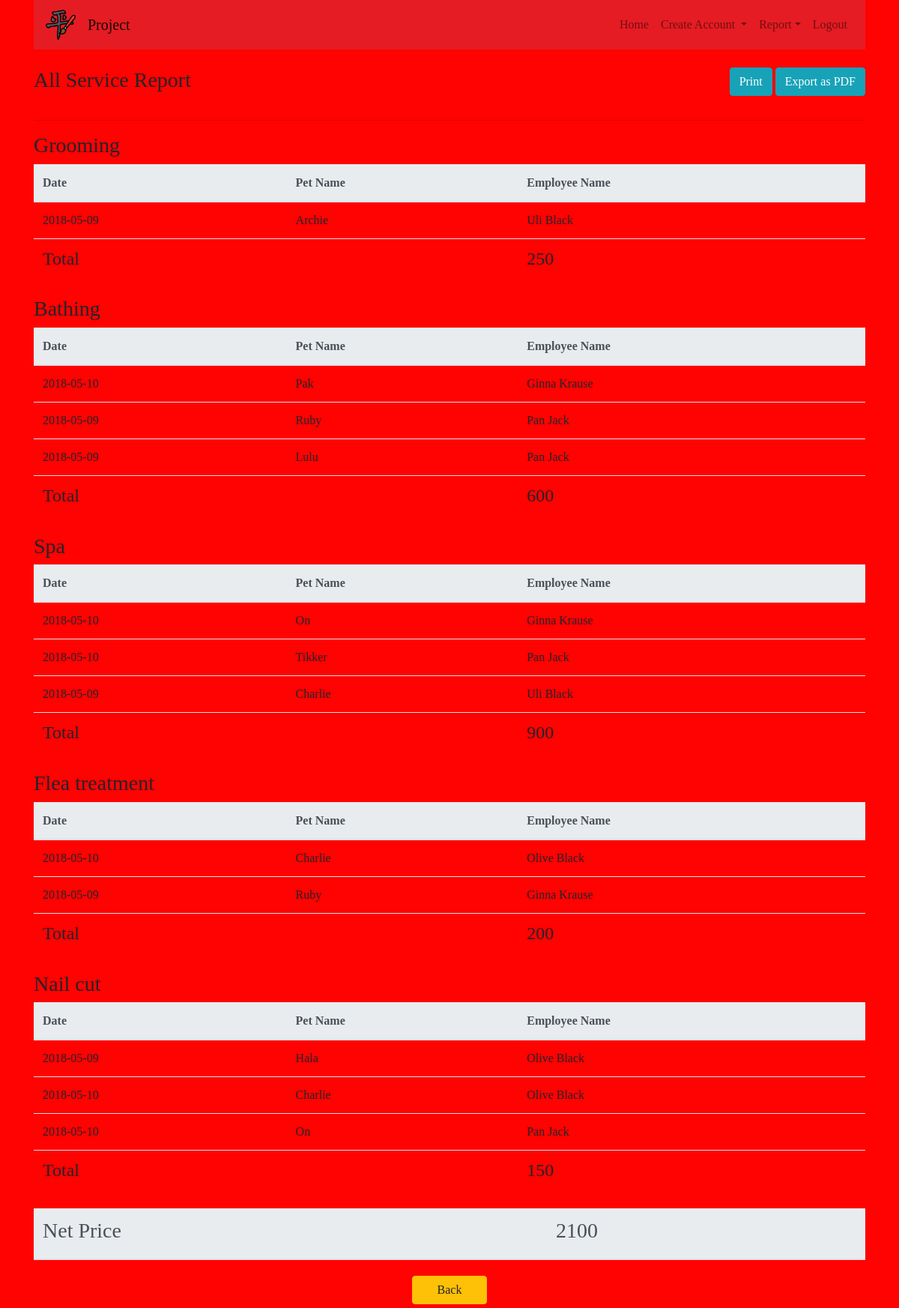
/allServiceReport.php, run on the app's committed database.
### tables this page shows
CREATE TABLE `service_bill` (
  `PetID` int(4) NOT NULL,
  `SerID` int(4) NOT NULL,
  `EmpID` int(4) DEFAULT NULL,
  `SerDate` date NOT NULL,
  `TotalPrice` int(11) NOT NULL,
  `Status` varchar(11) NOT NULL
);

CREATE TABLE `service` (
  `SerID` int(4) NOT NULL,
  `SerName` varchar(50) NOT NULL,
  `Price` int(4) NOT NULL
);

CREATE TABLE `pet` (
  `PetID` int(4) NOT NULL,
  `PetName` varchar(50) NOT NULL,
  `Gender` varchar(50) NOT NULL,
  `Age` int(2) DEFAULT NULL,
  `TypeID` int(4) NOT NULL,
  `CusID` int(4) NOT NULL
);

CREATE TABLE `employee` (
  `EmpID` int(4) NOT NULL,
  `EmpName` varchar(50) NOT NULL,
  `EmpLname` varchar(50) NOT NULL,
  `Gender` varchar(50) NOT NULL,
  `DOB` date NOT NULL,
  `SSN` int(13) NOT NULL,
  `Address` varchar(50) NOT NULL,
  `Tel` int(10) NOT NULL,
  `Salary` int(6) NOT NULL
);

### allServiceReport.php (the view, shortened to what this page needs)
<?php
    $connect = mysqli_connect("localhost","root","","petsalon");
    $sql = "SELECT serID FROM service";
    $result = mysqli_query($connect,$sql);
    $numrows = mysqli_num_rows($result);
    while($row = mysqli_fetch_array($result))
    {
        $service[] = $row['serID'];
    }
?>
<!doctype html>
<html lang="en">
    <head>
        <link rel="stylesheet" href="https://maxcdn.bootstrapcdn.com/bootstrap/4.0.0/css/bootstrap.min.css">
        <link rel="stylesheet" href="style.css">
    </head>
    <body>
        <div class="container">
            <?php
                include("navbar.php");
            ?>
            <div class="row">
                <h3 class="col-6">All Service Report</h3>
                <div class="col-6">
                    <div class="form-group float-right">
                        <a href="#" class="btn btn-info float-right" onclick="HTMLtoPDF()" >Export as PDF</a> &nbsp;
                    </div>
                    <div class="form-group float-right">
                        <a href="#" class="btn btn-info float-right" onclick="printContent('reportTable')">Print</a>
                    </div>
                </div>
            </div><hr>
            <div id="reportTable">
            <?php
                $totalPrice = 0;
                for($i = 0; $i < $numrows; $i++)
                {
                    $sql = "SELECT employee.EmpName, employee.EmpLname, service_bill.SerDate, service.SerName, service.Price, pet.PetName
                            FROM employee, service_bill, service, pet
                            WHERE employee.EmpID = service_bill.EmpID
                            AND service_bill.SerID = service.SerID
                            AND service_bill.PetID = pet.PetID
                            AND service_bill.SerID = ".$service[$i];
                    $result = mysqli_query($connect,$sql);
                    $row = mysqli_fetch_array($result);
                ?>
                    <h3><?php echo $row['SerName'] ?></h3>
                    <table class="table">
                        <thead class="thead-light">
                        <tr>
                            <th>Date</th>
                            <th>Pet Name</th>
                            <th>Employee Name</th>
                        </tr>
                        </thead>
                        <tbody>
                            <?php
                                $total = 0;
                                $sql1 = "SELECT employee.EmpName, employee.EmpLname, service_bill.SerDate, service.SerName, service.Price, pet.PetName
                                        FROM employee, service_bill, service, pet
                                        WHERE employee.EmpID = service_bill.EmpID
                                        AND service_bill.SerID = service.SerID
                                        AND service_bill.PetID = pet.PetID
                                        AND service_bill.Status = 'Paid'
                                        AND service_bill.SerID = ".$service[$i];
                                $result1 = mysqli_query($connect,$sql1);
                                while($row1 = mysqli_fetch_array($result1))
                                {
                            ?>
                                <tr>
                                    <td><?php echo $row1['SerDate']?></td>
                                    <td><?php echo $row1['PetName']?></td>
                                    <td><?php echo $row1['EmpName'] ." ". $row1['EmpLname']?></td>
                                </tr>
                            <?php
                                    $p = $row1['Price'];
                                    $total = $total + $p;
                                }
                            ?>
                            <tr>
                                <td><h4>Total</h4></td>
                                <td></td>
                                <td><h4><?php echo $total; ?></h4></td>
                                <?php
                                    $totalPrice = $total + $totalPrice;
                                ?>
                            </tr>
                        </tbody>
                    </table>
            <?php
                }
            ?>
            <table class="table">
                <thead class="thead-light">
                    <tr>
                        <th><h3>Net Price</h3></th>
                        <th><h3><?php echo $totalPrice; ?></h3></th>
                    </tr>
                </thead>
            </table>
            </div>
            <div class="row justify-content-center">
                <a href="serviceList.php" class="">
                    <button type="text" class="btn btn-warning" style="width:100px; margin:5px;">Back</button>
                </a>
            </div>
        </div>
    </body>
</html>

### style.css (style rules this page uses)
* { font-family: 'Itim', cursive; }
body { background-color: rgb(255, 2, 2); }

### data on the page
service_bill: SerID.SerName "Grooming", SerDate "2018-05-09", PetID.PetName "Archie", EmpID.EmpName "Uli", EmpID.EmpLname "Black", total "250"
service_bill: SerID.SerName "Bathing", SerDate "2018-05-10", PetID.PetName "Pak", EmpID.EmpName "Ginna", EmpID.EmpLname "Krause", total "600"
service_bill: SerDate "2018-05-09", PetID.PetName "Ruby", EmpID.EmpName "Pan", EmpID.EmpLname "Jack"
service_bill: SerDate "2018-05-09", PetID.PetName "Lulu", EmpID.EmpName "Pan", EmpID.EmpLname "Jack"
service_bill: SerID.SerName "Spa", SerDate "2018-05-10", PetID.PetName "On", EmpID.EmpName "Ginna", EmpID.EmpLname "Krause", total "900"
service_bill: SerDate "2018-05-10", PetID.PetName "Tikker", EmpID.EmpName "Pan", EmpID.EmpLname "Jack"
service_bill: SerDate "2018-05-09", PetID.PetName "Charlie", EmpID.EmpName "Uli", EmpID.EmpLname "Black"
service_bill: SerID.SerName "Flea treatment", SerDate "2018-05-10", PetID.PetName "Charlie", EmpID.EmpName "Olive", EmpID.EmpLname "Black", total "200"
service_bill: SerDate "2018-05-09", PetID.PetName "Ruby", EmpID.EmpName "Ginna", EmpID.EmpLname "Krause"
service_bill: SerID.SerName "Nail cut", SerDate "2018-05-09", PetID.PetName "Hala", EmpID.EmpName "Olive", EmpID.EmpLname "Black", total "150"
service_bill: SerDate "2018-05-10", PetID.PetName "Charlie", EmpID.EmpName "Olive", EmpID.EmpLname "Black"
service_bill: SerDate "2018-05-10", PetID.PetName "On", EmpID.EmpName "Pan", EmpID.EmpLname "Jack"

### other printed values
$totalPrice "2100"
